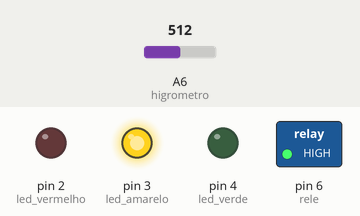
The sketch below on a simulated Arduino Nano, built with avr-gcc and run on an emulated ATmega328P. Shown: switched loads named in the sketch (green lamp = pin HIGH), output pins drawn as LEDs (lit = HIGH). Inputs (shaded band) come from the test bench; at power-on: A6 (higrometro) = 512.

Above: at 1.8 s.
1.9 s: A6 (higrometro) set to 390
At 2.3 s:
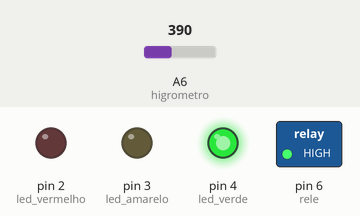
3.5 s: A6 (higrometro) set to 0
At 5.0 s:
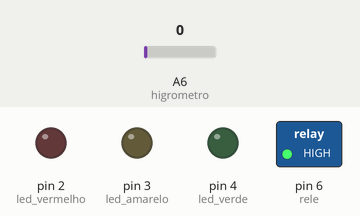
5.5 s: A6 (higrometro) set to 810
At 6.6 s:
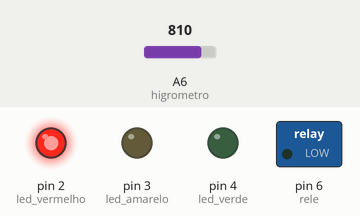
7.5 s: A6 (higrometro) set to 790
At 9.2 s:
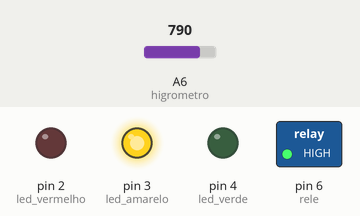
9.5 s: A6 (higrometro) set to 900
At 10.8 s:
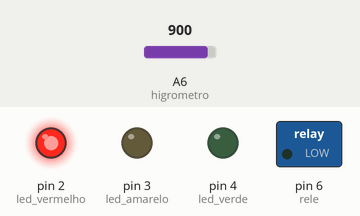
Timing chart, 0 to 12.5 s (numbered marks = the images above; inputs shaded):
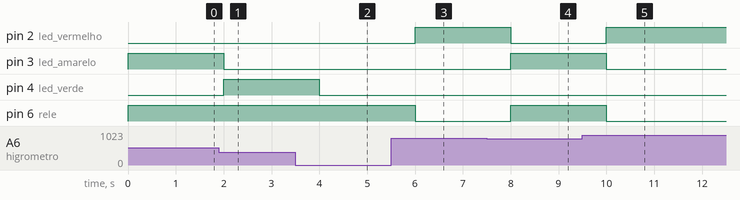

The sketch:

hygrometer.ino
```cpp
// Portas
const int higrometro = A6;
const int led_vermelho = 2;
const int led_amarelo = 3;
const int led_verde = 4;
const int rele = 6;

// Variaveis programa
int intensidade = 0;

void setup()
{
  pinMode(higrometro, INPUT);
  pinMode(led_vermelho, OUTPUT);
  pinMode(led_amarelo, OUTPUT);
  pinMode(led_verde, OUTPUT);
  pinMode(rele, OUTPUT);
}

void loop()
{
  digitalWrite(led_vermelho, LOW);
  digitalWrite(led_amarelo, LOW);
  digitalWrite(led_verde, LOW);
  digitalWrite(rele, HIGH);

  intensidade = analogRead(higrometro);
  //intensidade = map(intensidade, 1023, 0, 0, 100);

  if (intensidade > 0 && intensidade < 400) {
    digitalWrite(led_verde, HIGH);
  }

  if (intensidade > 400 && intensidade < 800) {
    digitalWrite(led_amarelo, HIGH);
  }

  if (intensidade > 800 && intensidade < 1024) {
    digitalWrite(led_vermelho, HIGH);
    digitalWrite(rele, LOW);
  }
  delay(1000);

}
```

Measured:
- after the input at 1.9 s, pin 3 (led_amarelo): HIGH → LOW after 0.10 s; pin 4 (led_verde): LOW → HIGH after 0.10 s
- after the input at 3.5 s, pin 4 (led_verde): HIGH → LOW after 0.50 s
- after the input at 5.5 s, pin 2 (led_vermelho): LOW → HIGH after 0.50 s; pin 6 (rele): HIGH → LOW after 0.50 s
- after the input at 7.5 s, pin 2 (led_vermelho): HIGH → LOW after 0.50 s; pin 3 (led_amarelo), pin 6 (rele): LOW → HIGH after 0.50 s
- after the input at 9.5 s, pin 2 (led_vermelho): LOW → HIGH after 0.50 s; pin 3 (led_amarelo), pin 6 (rele): HIGH → LOW after 0.50 s
